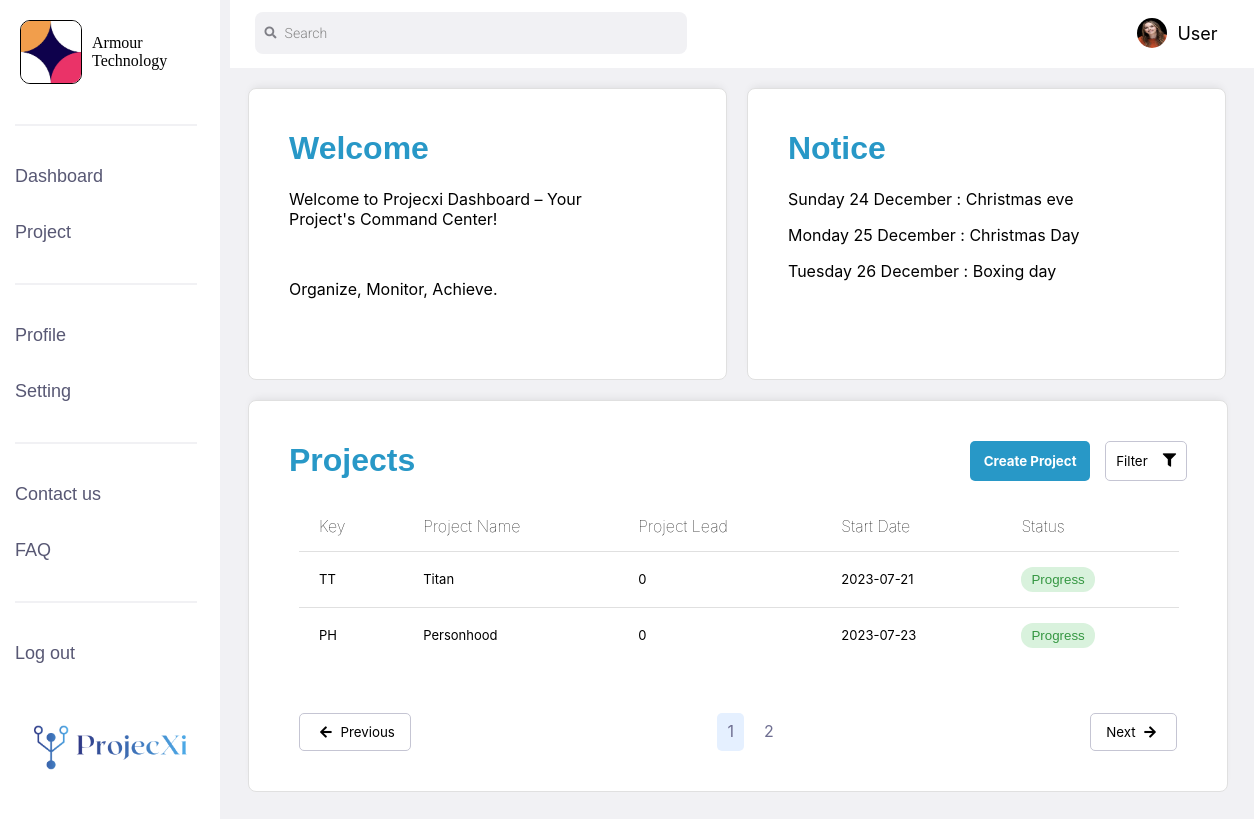
Page /dashboard.php on the committed database.
### tables this page shows
CREATE TABLE notices (
    noticeId INT AUTO_INCREMENT PRIMARY KEY,
    date DATE NOT NULL,
    description TEXT
) AUTO_INCREMENT = 1;

CREATE TABLE projects (
    projectId INT AUTO_INCREMENT PRIMARY KEY,
    projectName VARCHAR(255) NOT NULL,
    `key` VARCHAR(50) UNIQUE NOT NULL,
    url VARCHAR(255),
    projectType VARCHAR(100),
    description TEXT,
    projectLead INT,
    defaultAssignee INT,
    startDate DATE,
    endDate DATE,
    status VARCHAR(50),
    avatar VARCHAR(255)
) AUTO_INCREMENT = 1;

### dashboard.php (the view, shortened to what this page needs)
<!DOCTYPE html>
<html lang="en">
<head>
    <link rel="stylesheet" href="styles/dashboard-style.css">
    <link rel="stylesheet" href="https://cdnjs.cloudflare.com/ajax/libs/font-awesome/5.15.1/css/all.min.css">
</head>
<body>
    <?php
    require_once "inc/dbconn.inc.php";
    ?>
    <div class="sidenav">
        <div class="company-logo">
            <img src="images/project-logo.png" />
            <span class="project-label"> Armour<br />Technology</span>
        </div>
        <div class="menu">
            <hr class="sidenav-line">
            <div>
                <a class="menu-content" id="dashboard">Dashboard</a>
            </div>
            <div>
                <a class="menu-content" id="projects">Project</a>
            </div>
            <hr class="sidenav-line">
            <div>
                <a class="menu-content" id="profile">Profile</a>
            </div>
            <div>
                <a class="menu-content" id="setting">Setting</a>
            </div>
            <hr class="sidenav-line">
            <div>
                <a class="menu-content" id="contact-us">Contact us</a>
            </div>
            <div>
                <a class="menu-content" id="faq">FAQ</a>
            </div>
            <hr class="sidenav-line">
            <div>
                <a class="menu-content" id="logout">Log out</a>
            </div>
            <div class="sidenav-logo" id="main-logo">
                <img src="images/logo.png" />
            </div>
        </div>
    </div>
    <div class="main">
        <div class="topnav">
            <div class="search-input-container">
                <i class="fas fa-search search-icon"></i>
                <input type="text" class="search-input" placeholder="Search">
            </div>
            <div class="user-container">
                <img src="./images/jessica.jpeg" alt="Avatar" class="user-avatar">
                <span class="user-name">
                    <?php
                    if (isset($_SESSION['user_fullname'])) {
                        echo "<script>console.log(" . $_SESSION['user_fullname'] . ");</script>";
                    } else {
                        echo "User";
                    }
                    ?>
                </span>
            </div>
        </div>
        <div class="main-content">
            <div class="row">
                <div class="grid-1">
                    <h1>Welcome</h1>
                    <p>Welcome to Projecxi Dashboard – Your Project's Command Center!</p>
                    <br>
                    <p>Organize, Monitor, Achieve.</p>
                </div>
                <div class="grid-1">
                    <h1>Notice</h1>
                    <?php
                    $query = "SELECT * FROM notices LIMIT 4";
                    $result = mysqli_query($conn, $query);
                    if ($result) {
                        if (mysqli_num_rows($result) >= 1) {
                            while ($row = mysqli_fetch_assoc($result)) {
                                $formattedDate = date("l j F", strtotime($row["date"]));
                                echo "<p id='notice-list'>" . $formattedDate . " : " . $row["description"] . "</p>";
                            }
                        }
                    }
                    ?>
                </div>
            </div>
            <div class="grid-2">
                <div class="project-header">
                    <h1>Projects</h1>
                    <div class="buttons-container">
                        <button class="create-project-btn" id="create-project">Create Project</button>
                        <button class="filter-btn">Filter <i class="fas fa-filter"></i></button>
                    </div>
                </div>
                <table class="project-table">
                    <thead>
                        <tr>
                            <th>Key</th>
                            <th>Project Name</th>
                            <th>Project Lead</th>
                            <th>Start Date</th>
                            <th>Status</th>
                        </tr>
                    </thead>
                    <tbody>
                        <?php
                        $projectQuery = "SELECT * FROM projects LIMIT 10";
                        $projectList = mysqli_query($conn, $projectQuery);
                        if ($projectList) {
                            if (mysqli_num_rows($projectList) >= 1) {
                                while ($rowProject = mysqli_fetch_assoc($projectList)) {
                                    echo "<tr class='project-row' id='project-" . $rowProject["key"] . "'>";
                        ?>
                                    <td><?php echo $rowProject["key"]; ?></td>
                                    <td><?php echo $rowProject["projectName"]; ?></td>
                                    <td><?php echo $rowProject["projectLead"]; ?></td>
                                    <td><?php echo $rowProject["startDate"]; ?></td>
                                    <td><button class="progress-button"><?php echo $rowProject["status"]; ?></td>
                                    </tr>
                        <?php
                                }
                            } else {
                                echo "<tr><td colspan='5'>No projects found.</td></tr>";
                            }
                        }
                        ?>
                    </tbody>
                </table>
                <div class="pagination">
                    <button class="prev-btn"><i class="fas fa-arrow-left"></i> Previous</button>
                    <div class="page-numbers">
                        <span class="page-number active">1</span>
                        <span class="page-number">2</span>
                    </div>
                    <button class="next-btn">Next <i class="fas fa-arrow-right"></i></button>
                </div>
            </div>
        </div>
    </div>
</body>
</html>

### styles/dashboard-style.css (style rules this page uses)
body { background-color: #F1F1F4; }
.sidenav { height: 100%; width: 220px; position: fixed; z-index: 1; top: 0; left: 0; background-color: white; overflow-x: hidden; padding-top: 20px; }
.sidenav-logo { display: flex; align-items: center; }
.sidenav-logo img { width: 180px; height: auto; margin-left: 5px; margin-top: 20px; border-radius: 10px; }
.company-logo { display: flex; align-items: center; }
.company-logo img { width: 60px; height: auto; margin-left: 20px; margin-right: 10px; border-radius: 10px; border: solid 1px black; }
.sidenav-line { width: 180px; border: 1px solid #F1F1F4; margin: 40px 0px; }
.menu { justify-content: center; align-items: center; margin-left: 15px; }
.menu-content { display: flex; align-items: center; color: #585874; font-family: Arial, Helvetica, sans-serif; font-size: large; text-decoration: none; margin: 35px 0px; }
.main { margin-left: 220px; width: calc(100% - 220px); height: 100%; }
.topnav { display: flex; justify-content: space-between; align-items: center; overflow: hidden; background-color: white; width: 100%; height: 40px; margin-left: 0.1rem; margin-top: -10px; padding: 15px 25px; display: flex; }
.main-content { background-color: #F1F1F4; }
.search-input-container { position: relative; }
.search-input { padding-left: 30px; width: 400px; height: 40px; background-color: #F1F1F4; border: #F1F1F4; border-radius: 8px; }
.search-input::placeholder { font-family: 'Roboto', sans-serif; font-size: 14px; font-weight: 300; color: #888; margin-left: 20px; }
.search-icon { position: absolute; left: 10px; top: 50%; transform: translateY(-50%); font-size: 12px; color: #7f7f86; }
.user-container { display: flex; align-items: center; margin-right: 45px; }
.user-avatar { width: 30px; height: 30px; border-radius: 50%; margin-right: 10px; }
.user-name { margin-right: 10px; font-size: large; font-family: 'Inter', sans-serif; }
.main-content { display: flex; flex-direction: column; height: auto; gap: 20px; padding: 20px; }
.main-content h1 { color: #2898c7; font-family: sans-serif; }
.main-content p { font-family: 'Inter', sans-serif; padding-right: 40px; }
.row { display: flex; gap: 20px; }
.grid-1 { flex: 1; height: 250px; background-color: white; border: 1px solid #e0e0e0; border-radius: 8px; box-shadow: 0 -5px 10px -5px rgba(0, 0, 0, 0.1); padding: 20px 40px; }
.grid-2 { width: 100%; height: auto; background-color: white; border: 1px solid #e0e0e0; border-radius: 8px; box-shadow: 0 -5px 10px -5px rgba(0, 0, 0, 0.1); padding: 20px 0px; }
.project-header { display: flex; justify-content: space-between; align-items: center; padding-left: 40px; padding-right: 40px; }
.buttons-container { display: flex; gap: 15px; }
.create-project-btn, .filter-btn { font-family: 'Inter', sans-serif; border-radius: 5px; height: 40px; cursor: pointer; padding: 5px 10px; transition: background-color 0.3s ease; }
.create-project-btn { background-color: #2898c7; width: 120px; border: none; font-size: 16; font-weight: bold; color: #fff; margin-left: -20px; transition: background-color 0.3s ease; }
.filter-btn { background-color: white; color: black; display: flex; align-items: center; gap: 15px; border: 1px solid #C5C5D3; }
.project-table { width: 90%; border-collapse: collapse; margin-left: 50px; }
.project-table th, .project-table td { padding: 15px 20px; text-align: left; }
.project-table thead th, .project-table tbody tr:not(:last-child) td { border-bottom: 1px solid #e0e0e0; }
.progress-button { background-color: #D9F2DD; border-radius: 12px; border: none; color: #359742; padding: 5px 10px; }
.project-table thead th { color: black; font-weight: lighter; font-size: medium; font-family: 'Inter', sans-serif; }
.project-table tbody tr { color: black; font-size: small; font-family: 'Inter', sans-serif; }
.pagination { display: flex; justify-content: space-between; margin: 50px 50px 20px 50px; }
.prev-btn, .next-btn { font-family: 'Inter', sans-serif; padding: 10px 15px; border: 1px solid #C5C5D3; border-radius: 5px; background-color: #fff; color: black; cursor: pointer; transition: background-color 0.3s ease; }
.prev-btn i, .next-btn i { margin: 0 5px; }
.page-numbers { display: flex; gap: 10px; }
.page-number { padding: 8px 10px; border-radius: 5px; cursor: pointer; transition: background-color 0.3s ease; color: #6E6E91; font-family: 'Inter', sans-serif; }
.page-number.active { background-color: #E5F0FF; color: 006AFF; }

### rows in the picture
notices: date "Sunday 24 December", description "Christmas eve"
notices: date "Monday 25 December", description "Christmas Day"
notices: date "Tuesday 26 December", description "Boxing day"
projects: key "TT", projectName "Titan", projectLead "0", startDate "2023-07-21", status "Progress"
projects: key "PH", projectName "Personhood", projectLead "0", startDate "2023-07-23", status "Progress"
